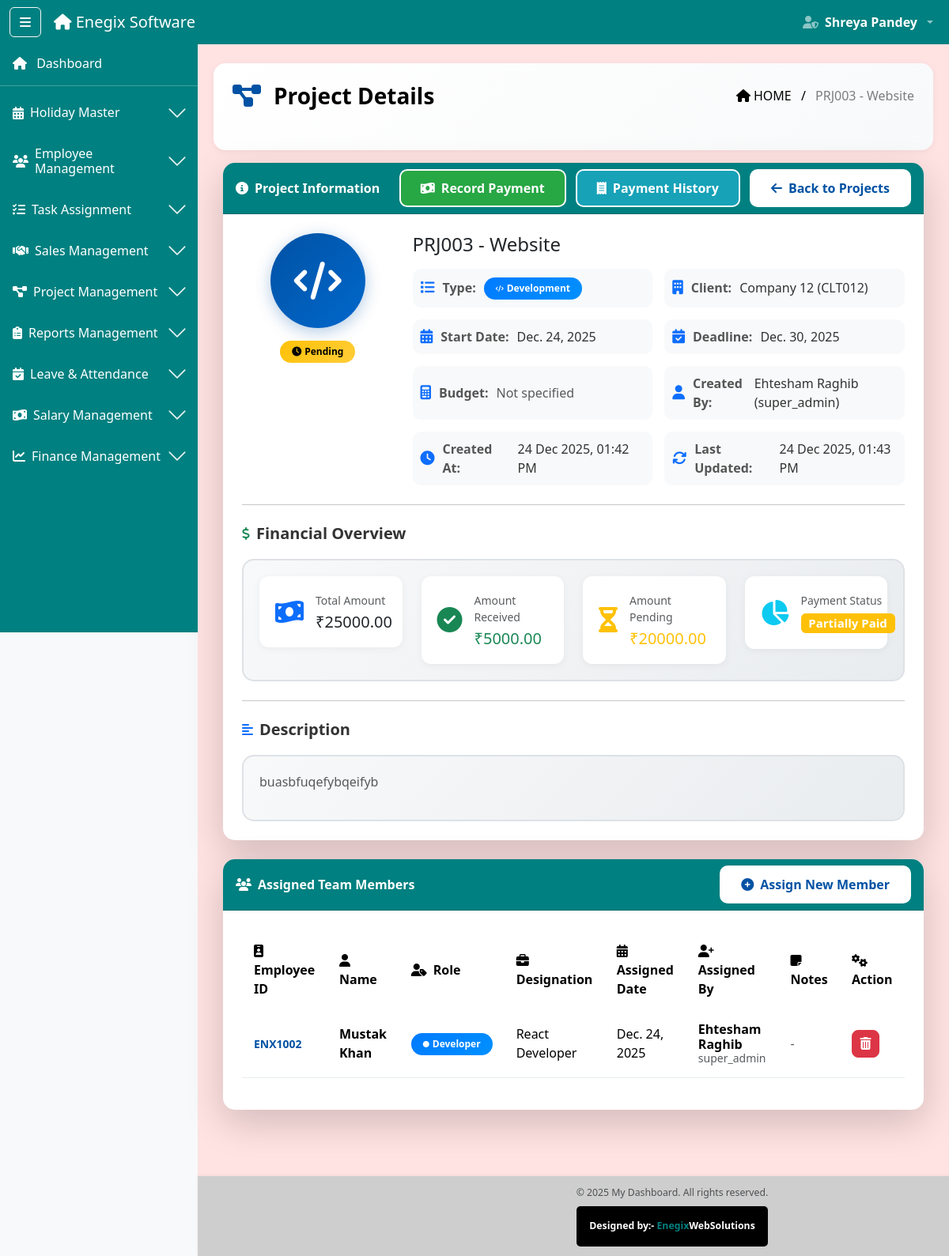
/projects/3/ (signed in), run on an earlier commit of the app's database.
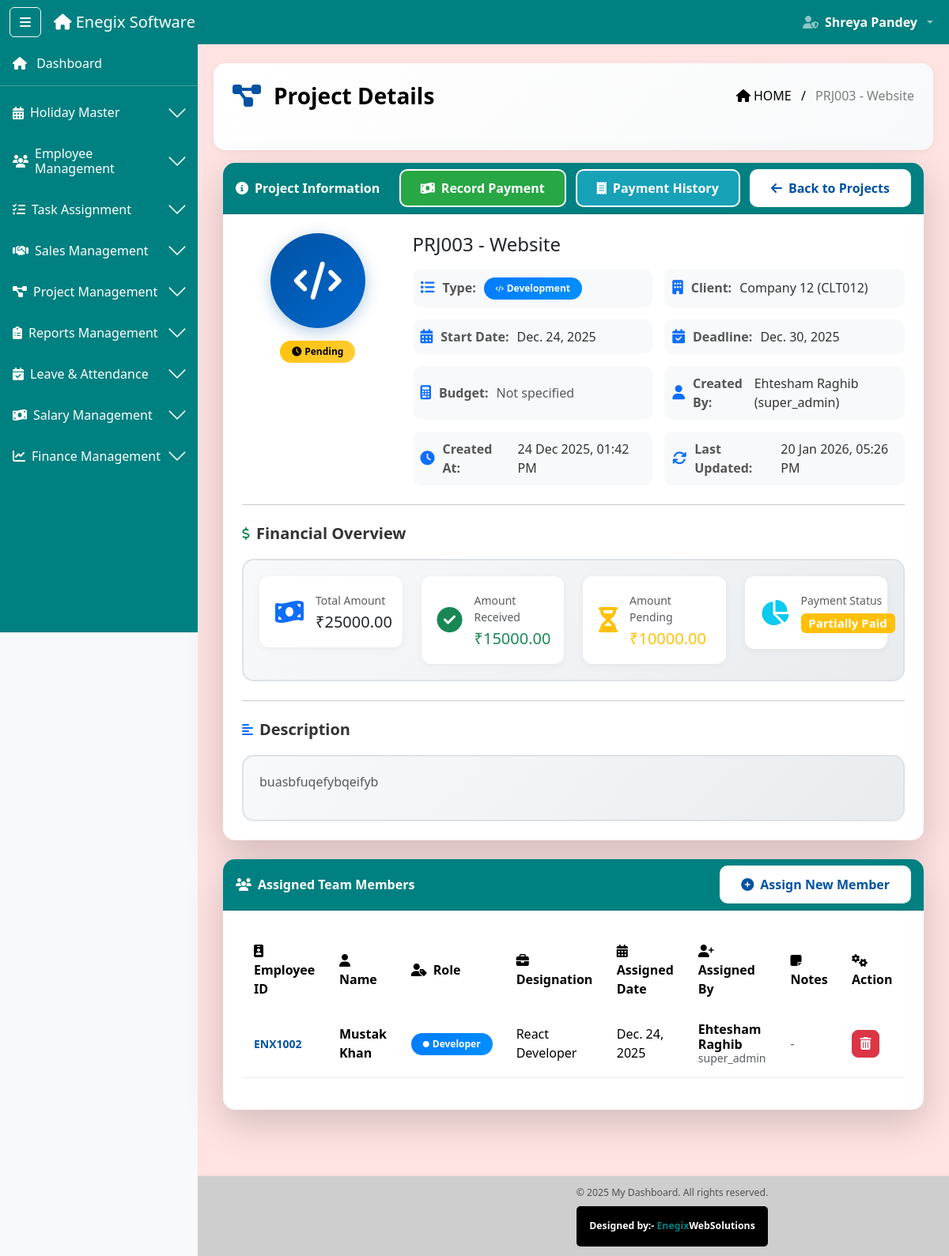
And on a later commit of the database.
### software_app/models.py (models this page shows, shortened)
class Project(models.Model):
    PROJECT_TYPE_CHOICES = (
        ('seo', 'SEO Project'),
        ('development', 'Development Project'),
    )
    STATUS_CHOICES = (
        ('pending', 'Pending'),
        ('in_progress', 'In Progress'),
        ('completed', 'Completed'),
        ('on_hold', 'On Hold'),
    )
    project_id = models.CharField(max_length=10, unique=True, editable=False)
    project_name = models.CharField(max_length=200)
    project_type = models.CharField(max_length=20, choices=PROJECT_TYPE_CHOICES)
    client = models.ForeignKey(Client, on_delete=models.CASCADE, related_name='projects')
    description = models.TextField()
    start_date = models.DateField()
    deadline = models.DateField()
    budget = models.DecimalField(max_digits=10, decimal_places=2, blank=True, null=True)
    total_amount = models.DecimalField(
        max_digits=10,
        decimal_places=2,
        default=0,
        help_text="Total project value in INR"
    )
    amount_received = models.DecimalField(
        max_digits=10,
        decimal_places=2,
        default=0,
        help_text="Total amount received from client"
    )
    amount_pending = models.DecimalField(
        max_digits=10,
        decimal_places=2,
        default=0,
        help_text="Remaining amount to be received"
    )
    payment_status = models.CharField(
        max_length=20,
        choices=(
            ('unpaid', 'Unpaid'),
            ('partial', 'Partially Paid'),
            ('paid', 'Fully Paid'),
        ),
        default='unpaid'
    )
    agreement = models.FileField(upload_to='project_agreements/', blank=True, null=True)
    module_file = models.FileField(upload_to='project_modules/', blank=True, null=True)
    status = models.CharField(max_length=20, choices=STATUS_CHOICES, default='pending')
    created_by_name = models.CharField(max_length=100)
    created_by_role = models.CharField(max_length=50)
    created_at = models.DateTimeField(auto_now_add=True)
    updated_at = models.DateTimeField(auto_now=True)
    is_active = models.BooleanField(default=True)

class Client(models.Model):
    STATUS_CHOICES = (
        ('contacted', 'Contacted'),
        ('follow_up', 'Follow Up'),
        ('interested', 'Interested'),
        ('not_interested', 'Not Interested'),
    )
    client_id = models.CharField(max_length=10, unique=True, editable=False)
    company_name = models.CharField(max_length=200)
    contact_person = models.CharField(max_length=100)
    email = models.EmailField(blank=True, null=True)  # ✅ NOW OPTIONAL
    mobile = models.CharField(max_length=15)
    address = models.TextField(blank=True, null=True)
    added_by = models.ForeignKey(Employee, on_delete=models.SET_NULL, null=True, blank=True, related_name='clients_added')
    added_by_name = models.CharField(max_length=100, blank=True, null=True)  # NEW: Store name
    added_by_role = models.CharField(max_length=50, blank=True, null=True)   # NEW: Store role
    status = models.CharField(max_length=20, choices=STATUS_CHOICES, default='contacted')
    total_calls = models.IntegerField(default=0)
    last_call_date = models.DateField(blank=True, null=True)
    created_at = models.DateTimeField(auto_now_add=True)
    updated_at = models.DateTimeField(auto_now=True)
    is_active = models.BooleanField(default=True)

### software_app/decorators.py (the view, shortened to what this page needs)
    def wrapper(request, *args, **kwargs):
        return view_func(request, *args, **kwargs)

### software_app/context_processors.py (called while the page is built)
def user_context(request):
    return {
        'session_user_name': request.session.get('full_name', ''),
        'session_user_role': request.session.get('role', ''),
        'session_user_email': request.session.get('email', ''),
        'is_logged_in': 'user_id' in request.session,
    }

### software_app/views.py (called while the page is built, shortened)
@check_blocked_user
@login_required
def project_detail(request, id):
    project = get_object_or_404(Project, id=id)
    assignments = ProjectAssignment.objects.filter(project=project, is_active=True)
    user_role = request.session.get('role')
    user_id = request.session.get('user_id')
    show_sensitive_data = user_role in ['admin', 'super_admin']
    context = {
        'project': project,
        'assignments': assignments,
        'show_sensitive_data': show_sensitive_data
    }
    return render(request, 'projects/project_detail.html', context)

### software_app/templates/projects/project_detail.html (shortened to what the changed rows need)
{% extends 'base2.html' %}
{% load static %}
{% block content %}
<div class="ribbon-header d-flex justify-content-between align-items-center px-4 pb-5 mb-3" style="color: black">
  <div class="breadcrumb-text text-end">
    <span class="text-black"><i class="fas fa-home me-1"></i>HOME</span>
    <span class="mx-2 text-black">/</span>
    <span class="text-black-50">{{ project.project_id }} - {{ project.project_name }}</span>
  </div>
</div>
<div class="container-fluid mt-2">
  <div class="card shadow-lg mb-4 modern-card">
    <div class="card-body p-4">
      <div class="row mb-4">
        <div class="col-md-9">
          <h4 class="mb-3">{{ project.project_id }} - {{ project.project_name }}</h4>
          <div class="info-grid">
            <div class="info-item">
            </div>
            {% if show_sensitive_data %}
            <div class="info-item">
              <i class="fas fa-building text-primary"></i>
              <span class="info-label">Client:</span>
              <span class="info-value">{{ project.client.company_name }} ({{ project.client.client_id }})</span>
            </div>
            {% endif %}
            <div class="info-item">
              <i class="fas fa-calendar-alt text-primary"></i>
              <span class="info-label">Start Date:</span>
              <span class="info-value">{{ project.start_date }}</span>
            </div>
            <div class="info-item">
              <i class="fas fa-calendar-check text-primary"></i>
              <span class="info-label">Deadline:</span>
              <span class="info-value">{{ project.deadline }}</span>
            </div>
            {% if show_sensitive_data %}
            <div class="info-item">
              <i class="fas fa-calculator text-primary"></i>
              <span class="info-label">Budget:</span>
              <span class="info-value">
                {% if project.budget %}
                ₹{{ project.budget|floatformat:2 }}
                {% else %}
                <span class="text-muted">Not specified</span>
                {% endif %}
              </span>
            </div>
            <div class="info-item">
              <i class="fas fa-user text-primary"></i>
              <span class="info-label">Created By:</span>
              <span class="info-value">{{ project.created_by_name }} ({{ project.created_by_role }})</span>
            </div>
            {% endif %}
            <div class="info-item">
              <i class="fas fa-clock text-primary"></i>
              <span class="info-label">Created At:</span>
              <span class="info-value">{{ project.created_at|date:"d M Y, h:i A" }}</span>
            </div>
            <div class="info-item">
              <i class="fas fa-sync text-primary"></i>
              <span class="info-label">Last Updated:</span>
              <span class="info-value">{{ project.updated_at|date:"d M Y, h:i A" }}</span>
            </div>
          </div>
        </div>
      </div>
      {% if show_sensitive_data %}
      <hr class="my-4">
      <div class="section-header">
        <i class="fas fa-dollar-sign me-2 text-success"></i>
        <h5>Financial Overview</h5>
      </div>
      <div class="financial-overview-box mt-3">
        <div class="row">
          <div class="col-md-3">
            <div class="financial-item">
              <i class="fas fa-money-bill-wave text-primary"></i>
              <div class="financial-details">
                <small class="text-muted">Total Amount</small>
                <h5 class="mb-0">₹{{ project.total_amount|floatformat:2 }}</h5>
              </div>
            </div>
          </div>
          <div class="col-md-3">
            <div class="financial-item">
              <i class="fas fa-check-circle text-success"></i>
              <div class="financial-details">
                <small class="text-muted">Amount Received</small>
                <h5 class="mb-0 text-success">₹{{ project.amount_received|floatformat:2 }}</h5>
              </div>
            </div>
          </div>
          <div class="col-md-3">
            <div class="financial-item">
              <i class="fas fa-hourglass-half text-warning"></i>
              <div class="financial-details">
                <small class="text-muted">Amount Pending</small>
                <h5 class="mb-0 text-warning">₹{{ project.amount_pending|floatformat:2 }}</h5>
              </div>
            </div>
          </div>
          <div class="col-md-3">
            <div class="financial-item">
              <i class="fas fa-chart-pie text-info"></i>
              <div class="financial-details">
                <small class="text-muted">Payment Status</small>
                <h5 class="mb-0">
                  {% if project.payment_status == 'paid' %}
                  <span class="badge bg-success">Fully Paid</span>
                  {% elif project.payment_status == 'partial' %}
                  <span class="badge bg-warning">Partially Paid</span>
                  {% else %}
                  <span class="badge bg-danger">Unpaid</span>
                  {% endif %}
                </h5>
              </div>
            </div>
          </div>
        </div>
      </div>
      {% endif %}
      <div class="description-box">
        <p class="text-muted">{{ project.description }}</p>
      </div>
    </div>
  </div>
  <div class="card shadow-lg mb-4 modern-card">
    <div class="card-body p-4">
      <div class="table-responsive">
        <table class="table table-hover modern-table">
          <thead>
            <tr>
              <th><i class="fas fa-id-badge me-2"></i>Employee ID</th>
              <th><i class="fas fa-user me-2"></i>Name</th>
              <th><i class="fas fa-user-tag me-2"></i>Role</th>
              <th><i class="fas fa-briefcase me-2"></i>Designation</th>
              <th><i class="fas fa-calendar-alt me-2"></i>Assigned Date</th>
              {% if show_sensitive_data %}
              <th><i class="fas fa-user-plus me-2"></i>Assigned By</th>
              <th><i class="fas fa-sticky-note me-2"></i>Notes</th>
              <th><i class="fas fa-cogs me-2"></i>Action</th>
              {% endif %}
            </tr>
          </thead>
        </table>
      </div>
    </div>
  </div>
</div>
{% endblock %}

What changed in the data, as far as the page shows it:
changed Project "PRJ003": updated_at "24 Dec 2025, 01:43 PM" → "20 Jan 2026, 05:26 PM"; amount_received "5000.00" → "15000.00"; amount_pending "20000.00" → "10000.00"
